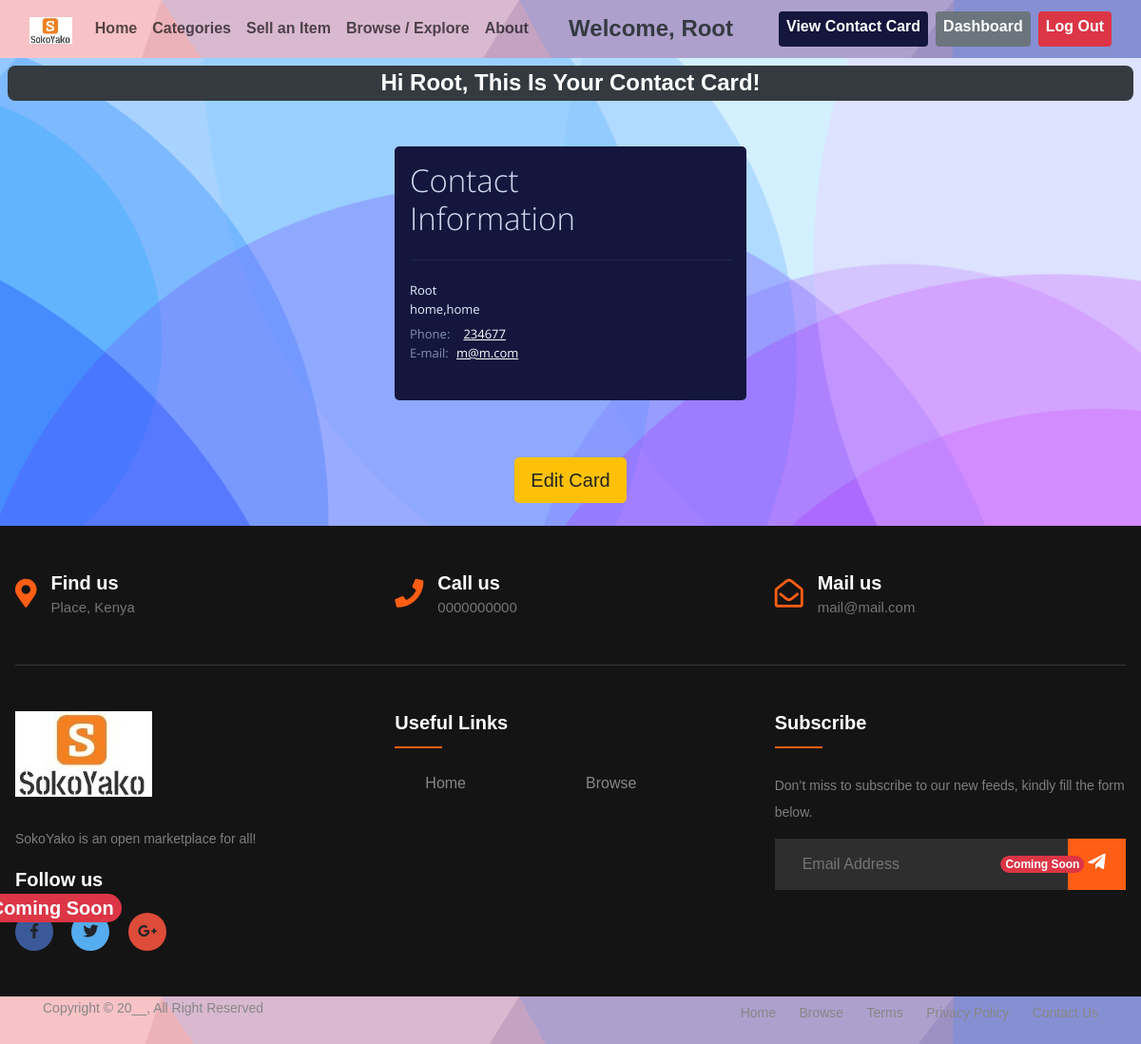
Page /view-contact-card/ (signed in) on the committed database.
### base/models.py (models this page shows, shortened)
class ContactCard(models.Model):
    user = models.OneToOneField(User, on_delete=models.CASCADE)
    full_name = models.CharField(max_length=60)
    phone_number = models.CharField(max_length=15)
    email = models.EmailField()
    address = models.CharField(max_length=60)
    location = models.CharField(max_length=400, blank=True, null=True)

### base/views.py (the view)
# urls.py: path('view-contact-card/', views.view_contact_card, name='view_contact_card'),
@login_required
def view_contact_card(request):
    contact_card = get_object_or_404(ContactCard, user=request.user)
    return render(request, 'view_contact_card.html', {'contact_card': contact_card})

### base/templates/view_contact_card.html (shortened to what this page needs)
{% extends 'layout.html' %}
{% load static %}
{% block data %}
    <div class="container-fluid p-2 clearfix">
        <h2 class="mb-5 fs-3 text-center text-white fs-4 fw-bolder bg-dark p-1 rounded-3 text-capitalize">Hi {{ user.username}}, This is your Contact Card!</h2>
        <div class="contact mt-2 p-3 container-fluid">
            <h2 class="h2cnt">
                Contact
                <br>
                Information
            </h2>
            <hr class="hrcnt">
            <h3 class="h3cnt">
                {{ contact_card.full_name}}
                <br>
                {{ contact_card.address }}
            </h3>
            <p class="pcnt">
                <span class="prefix ">Phone:</span>
                <a href="tel:#" class="phone text-decoration-underline">{{ contact_card.phone_number }}</a>
                <br>
                E-mail:
                <a class="email text-decoration-underline" href="mailto:#">{{ contact_card.email }}</a>
            </p>
        </div>
        <div class="form-group col-lg-12 mx-auto mb-3 text-center">
            <a href="{% url 'base:edit_contact_card' %}" class="btn btn-warning btn-lg">Edit Card</a>
        </div>
    </div>
{% endblock %}

### base/templates/layout.html (shortened to what this page needs)
{% load static %}
<!doctype html>
<html lang="en">
<head>
    <link rel="stylesheet" type="text/css" href="{% static 'css/styles.css' %}">
    <link href="https://cdn.jsdelivr.net/npm/bootstrap@5.3.2/dist/css/bootstrap.min.css" rel="stylesheet">
    <link rel="stylesheet" href="https://cdn.jsdelivr.net/npm/bootstrap@4.3.1/dist/css/bootstrap.min.css">
    <link rel="stylesheet" href="https://stackpath.bootstrapcdn.com/font-awesome/4.7.0/css/font-awesome.min.css">
    <link rel="stylesheet" href="https://cdnjs.cloudflare.com/ajax/libs/font-awesome/5.15.3/css/all.min.css" />
    <link rel="stylesheet" href="https://maxcdn.bootstrapcdn.com/bootstrap/4.1.3/css/bootstrap.min.css">
    <link rel="stylesheet" href="https://use.fontawesome.com/releases/v5.6.3/css/all.css">
</head>
<body>
<nav class="navbar navbar-expand-lg bgnav sticky-top">
    <div class="container-fluid fw-bolder">
        <a href="{% url 'base:index' %}" class="navbar-brand">
            <img src="{% static 'images/logo.jpg' %}" height="28" alt="logo">
        </a>
        <div class="collapse navbar-collapse" id="navbarCollapse">
            <div class="navbar-nav ">
                <a href="{% url 'base:index' %}" class="nav-item nav-link  {% if navbar == 'index' %}active{% endif %}">Home</a>
                <a href="{% url 'base:index' %}#categories" class="nav-item nav-link" tabindex="-1">Categories</a>
                <a href="{% url 'item:new' %}" class="nav-item nav-link {% if navbar == 'new' %}active{% endif %}">Sell an Item</a>
                <a href="{% url 'item:items' %}" class="nav-item nav-link {% if navbar == 'items' %}active{% endif %}">Browse / Explore</a>
                <a href="{% url 'base:about' %}" class="nav-item nav-link {% if navbar == 'about' %}active{% endif %}">About</a>
            </div>
            <div class="navbar-nav ms-auto">
                {% if request.user.is_authenticated %}
                    <h4 class="me-5 text-capitalize fw-bolder text-dark mt-2">Welcome, {{ user.username }}</h4>
                    {% if contact_card%}
                        <a href="{% url 'base:view_contact_card' %}" class="px-2 py-1 text-lg fw-bold btncolor text-white rounded d-inline-block text-decoration-none me-2 my-1">View Contact Card</a>
                    {% else %}
                        <a href="{% url 'base:create_contact_card' %}" class="px-2 py-1 text-lg fw-bold bg-success text-white rounded d-inline-block text-decoration-none me-2 my-1">Create Contact Card</a>
                    {% endif %}
                    <a href="{% url 'dashboard:dashboard' %}" class="px-2 py-1 text-lg fw-bold bg-secondary text-white rounded d-inline-block text-decoration-none me-2 my-1">Dashboard</a>
                    <a href="{% url 'base:logout' %}" class="px-2 py-1 text-lg fw-bold bg-danger text-white rounded d-inline-block text-decoration-none my-1">Log Out</a>
                {% endif %}
            </div>
        </div>
    </div>
</nav>
    {% block data %}
    {% endblock %}
<footer class="footer-section">
    <div class="container-fluid px-3">
        <div class="footer-cta pt-5 pb-5">
            <div class="row ">
                <div class="col-xl-4 col-md-4 mb-30">
                    <div class="single-cta">
                        <i class="fas fa-map-marker-alt"></i>
                        <div class="cta-text">
                            <h4>Find us</h4>
                            <span>Place, Kenya</span>
                        </div>
                    </div>
                </div>
                <div class="col-xl-4 col-md-4 mb-30">
                    <div class="single-cta">
                        <i class="fas fa-phone"></i>
                        <div class="cta-text">
                            <h4>Call us</h4>
                            <span>0000000000</span>
                        </div>
                    </div>
                </div>
                <div class="col-xl-4 col-md-4 mb-30">
                    <div class="single-cta">
                        <i class="far fa-envelope-open"></i>
                        <div class="cta-text">
                            <h4>Mail us</h4>
                            <span>mail@mail.com</span>
                        </div>
                    </div>
                </div>
            </div>
        </div>
        <div class="footer-content pt-5 pb-5">
            <div class="row ">
                <div class="col-xl-4 col-lg-4 mb-50">
                    <div class="footer-widget">
                        <div class="footer-logo">
                            <a href="{% url 'base:index' %}"><img src="{% static 'images/logo.jpg' %}" class="img-fluid" alt="logo"></a>
                        </div>
                        <div class="footer-text">
                            <p>SokoYako is an open marketplace for all!</p>
                        </div>
                        <div class="footer-social-icon position-relative">
                            <span>Follow us</span>
                            <a ><i class="fab fa-facebook-f facebook-bg"></i></a>
                            <a ><i class="fab fa-twitter twitter-bg"></i></a>
                            <a ><i class="fab fa-google-plus-g google-bg"></i></a>
                            <span class="position-absolute top-50 end-50 translate-middle badge rounded-pill bg-danger">
                                Coming Soon
                            </span>
                        </div>
                    </div>
                </div>
                <div class="col-xl-4 col-lg-4 col-md-6 mb-30">
                    <div class="footer-widget">
                        <div class="footer-widget-heading">
                            <h3>Useful Links</h3>
                        </div>
                        <ul>
                            <li><p><a href=".">Home</a></p></li>
                            <li><p><a href="{% url 'item:items' %}">Browse</a></p></li>
                        </ul>
                    </div>
                </div>
                <div class="col-xl-4 col-lg-4 col-md-6 mb-50">
                    <div class="footer-widget">
                        <div class="footer-widget-heading">
                            <h3>Subscribe</h3>
                        </div>
                        <div class="footer-text mb-25">
                            <p>Don’t miss to subscribe to our new feeds, kindly fill the form below.</p>
                        </div>
                        <div class="subscribe-form">
                            <form action="#">
                                <input type="text" placeholder="Email Address " disabled>
                                <button disabled><i class="fab fa-telegram-plane"></i></button>
                                <span class="position-absolute top-50 end-0 translate-middle badge rounded-pill bg-danger">
                                    Coming Soon
                                </span>
                            </form>
                        </div>
                    </div>
                </div>
            </div>
        </div>
    </div>
    <div class="copyright-area sticky-bottom bgnav">
        <div class="container">
            <div class="row">
                <div class="col-xl-6 col-lg-6 text-center text-lg-left">
                    <div class="copyright-text">
                        <p>Copyright &copy; 20__, All Right Reserved</p>
                    </div>
                </div>
                <div class="col-xl-6 col-lg-6 d-none d-lg-block text-right">
                    <div class="footer-menu">
                        <ul>
                            <li><a href="#">Home</a></li>
                            <li><a href="{% url 'item:items' %}">Browse</a></li>
                            <li><a href="">Terms</a></li>
                            <li><a href="" class="disabled">Privacy Policy</a></li>
                            <li><a href="">Contact Us</a></li>
                        </ul>
                    </div>
                </div>
            </div>
        </div>
    </div>
</footer>
</body>
</html>

### static/css/styles.css (style rules this page uses)
body { min-height: 100vh; background-size: cover; background-position: center; font-family: "Trebuchet MS",sans-serif; height: auto; }
ul { margin: 0px; padding: 0px; }
.footer-section { background: #151414; position: relative; }
.footer-cta { border-bottom: 1px solid #373636; }
.single-cta i { color: #ff5e14; font-size: 30px; float: left; margin-top: 8px; }
.cta-text { padding-left: 15px; display: inline-block; }
.cta-text h4 { color: #fff; font-size: 20px; font-weight: 600; margin-bottom: 2px; }
.cta-text span { color: #757575; font-size: 15px; }
.footer-content { position: relative; z-index: 2; }
.footer-logo { margin-bottom: 30px; }
.footer-logo img { max-width: 200px; }
.footer-text p { margin-bottom: 14px; font-size: 14px; color: #7e7e7e; line-height: 28px; }
.footer-social-icon span { color: #fff; display: block; font-size: 20px; font-weight: 700; font-family: 'Poppins', sans-serif; margin-bottom: 20px; }
.footer-social-icon a { color: #fff; font-size: 16px; margin-right: 15px; }
.footer-social-icon i { height: 40px; width: 40px; text-align: center; line-height: 38px; border-radius: 50%; }
.facebook-bg { background: #3B5998; }
.twitter-bg { background: #55ACEE; }
.google-bg { background: #DD4B39; }
.footer-widget-heading h3 { color: #fff; font-size: 20px; font-weight: 600; margin-bottom: 40px; position: relative; }
.footer-widget-heading h3::before { content: ""; position: absolute; left: 0; bottom: -15px; height: 2px; width: 50px; background: #ff5e14; }
.footer-widget ul li { display: inline-flex; float: left; width: 50%; margin-bottom: 12px; }
.footer-widget ul li a { color: #878787; text-transform: capitalize; }
.subscribe-form { position: relative; overflow: hidden; }
.subscribe-form input { width: 100%; padding: 14px 28px; background: #2E2E2E; border: 1px solid #2E2E2E; color: #fff; }
.subscribe-form button { position: absolute; right: 0; background: #ff5e14; padding: 13px 20px; border: 1px solid #ff5e14; top: 0; }
.subscribe-form button i { color: #fff; font-size: 22px; transform: rotate(-6deg); }
.copyright-area { background: #202020; padding: 5px 0; }
.copyright-text p { margin: 0; font-size: 14px; color: #878787; line-height: 1.0; }
.footer-menu li { display: inline-block; margin-left: 20px; }
.footer-menu li a { font-size: 14px; color: #878787; }
.h2cnt { font: 300 33px/40px 'Open Sans', sans-serif; color: #cfd8ee; margin: 0 0 23px; }
.h3cnt { font: 13px/20px 'Open Sans', sans-serif; color: #e7efff; margin: 0 0 6px; }
.pcnt { margin-bottom: 24px; font: 13px/20px 'Open Sans', sans-serif; }
.hrcnt { background-color: #51596d; border: none; height: 1px; margin: 0 0 21px; }
.contact { padding: 63px 85px 50px 80px; color: #8391ab; max-width: 370px; background-color: #14163D; margin: 60px auto; -webkit-border-radius: 5px; -moz-border-radius: 5px; border-radius: 5px; }
.prefix { width: 48px; display: inline-block; }
.email { color: #ffffff; margin-left: 5px; -webkit-transition: all 0.5s ease; transition: all 0.5s ease; }
.phone { color: #ffffff; margin-left: 5px; -webkit-transition: all 0.5s ease; transition: all 0.5s ease; }
:root { --background-dark: #2d3548; --text-light: rgba(255, 255, 255, 0.6); --text-lighter: rgba(255, 255, 255, 0.9); --spacing-s: 8px; --spacing-m: 16px; --spacing-l: 24px; --spacing-xl: 32px; --spacing-xxl: 64px; --width-container: 1200px; }
* { border: 0; margin: 0; padding: 0; box-sizing: border-box; }

### rows in the picture
ContactCard: full_name "Root", address "home,home", phone_number "234677", email "m@m.com"

### other values in the picture
{{ user.username }} "Root"
